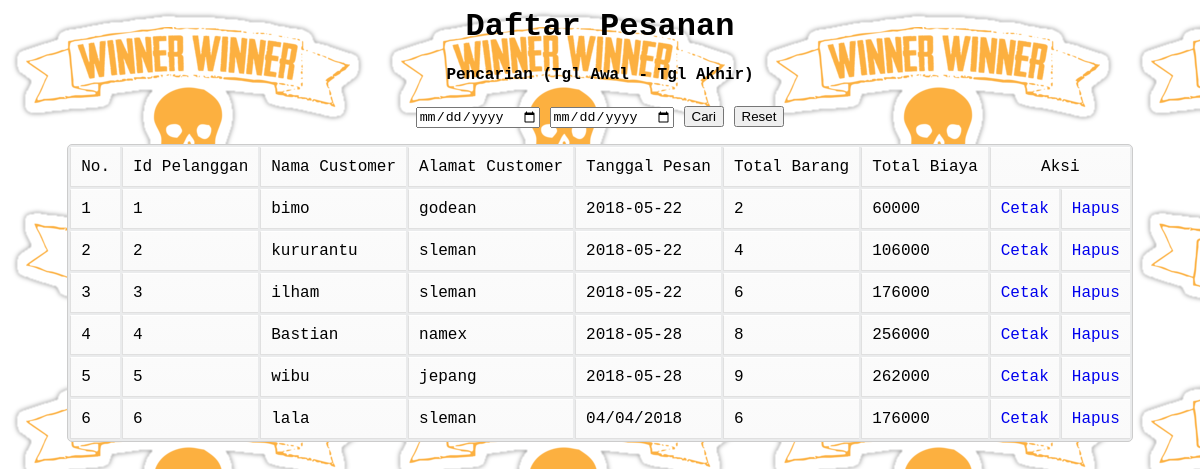
Screenshot of /tampil_customer.php with the database file from the repository.
### tables this page shows
CREATE TABLE `reservasi` (
  `idpelanggan` varchar(10) NOT NULL,
  `username` varchar(15) NOT NULL,
  `alamat` varchar(50) DEFAULT NULL,
  `tanggal` varchar(30) DEFAULT NULL,
  `order1` varchar(10) DEFAULT NULL,
  `order2` varchar(10) DEFAULT NULL,
  `order3` varchar(10) DEFAULT NULL,
  `order4` varchar(10) DEFAULT NULL,
  `order5` varchar(10) DEFAULT NULL,
  `order6` varchar(10) DEFAULT NULL,
  `totalbarang` varchar(10) DEFAULT NULL,
  `bayar` varchar(50) DEFAULT NULL
);

### tampil_customer.php (the view, shortened to what this page needs)
<html>
<head>
</head>
<body background='2.png'>
<center>
<h1>Daftar Pesanan </h1>
<h4>Pencarian (Tgl Awal - Tgl Akhir)</h4>
<form action="" method="POST">
<input type="date" name="tglawal">
<input type="date" name="tglakhir">
<input type="submit" id="submit" name="submit2" value="Cari">
<input type="submit" id="submit" name="submit1" value="Reset">
</form>
<table>
<?php
$host = "localhost";
$username = "root";
$password = "";
$db_name = "Restoran";
$konek = new mysqli($host, $username, $password, $db_name);
$sql = "SELECT * FROM reservasi";
$data = $konek->query($sql);
echo "<b><tr><td>No.</td><td>Id Pelanggan</td><td>Nama Customer</td><td>Alamat Customer</td><td>Tanggal Pesan</td><td>Total Barang</td><td>Total Biaya</td><td colspan=2><center> Aksi</center></td></tr>";
if ($data->num_rows > 0){
  $no = 1;
  while ($row = $data->fetch_assoc()) {
    echo "<tr>";
    echo "<td>".$no++."</td>";
	echo "<td>".$row['idpelanggan']."</td>";
    echo "<td>".$row['username']."</td>";
    echo "<td>".$row['alamat']."</td>";
	echo "<td>".$row['tanggal']."</td>";
	echo "<td>".$row['totalbarang']."</td>";
	echo "<td>".$row['bayar']."</td>";
    echo "<td><a href='struck.php?user=".$row['idpelanggan']."'>Cetak</a></td>";
    echo "<td><a href='delete_pesan.php?user=".$row['idpelanggan']."'>Hapus</a></td>";
    echo "</tr>";
  }
}else{
  echo "Data Kosong!";
}
?>
</table></center>
</body>
</html>

### tampil_customer.php (style rules this page uses)
body { font-family: 'Courier New'; }
table { border-radius: 5px; border: #ccc 1px solid; background-color: #eaebec; }
table td { padding: 10px 10px; border-top: 1px solid #ffffff; border-bottom: 1px solid #e0e0e0; border-left: 1px solid #e0e0e0; background: #fafafa; background: -webkit-gradient(linear, left top, left bottom, from(#fbfbfb), to(#fafafa)); background: -moz-linear-gradient(top, #fbfbfb, #fafafa); }
a { text-decoration: none; }

### rows the page displays
reservasi: idpelanggan "1", username "bimo", alamat "godean", tanggal "2018-05-22", totalbarang "2", bayar "60000"
reservasi: idpelanggan "2", username "kururantu", alamat "sleman", tanggal "2018-05-22", totalbarang "4", bayar "106000"
reservasi: idpelanggan "3", username "ilham", alamat "sleman", tanggal "2018-05-22", totalbarang "6", bayar "176000"
reservasi: idpelanggan "4", username "Bastian", alamat "namex", tanggal "2018-05-28", totalbarang "8", bayar "256000"
reservasi: idpelanggan "5", username "wibu", alamat "jepang", tanggal "2018-05-28", totalbarang "9", bayar "262000"
reservasi: idpelanggan "6", username "lala", alamat "sleman", tanggal "04/04/2018", totalbarang "6", bayar "176000"
